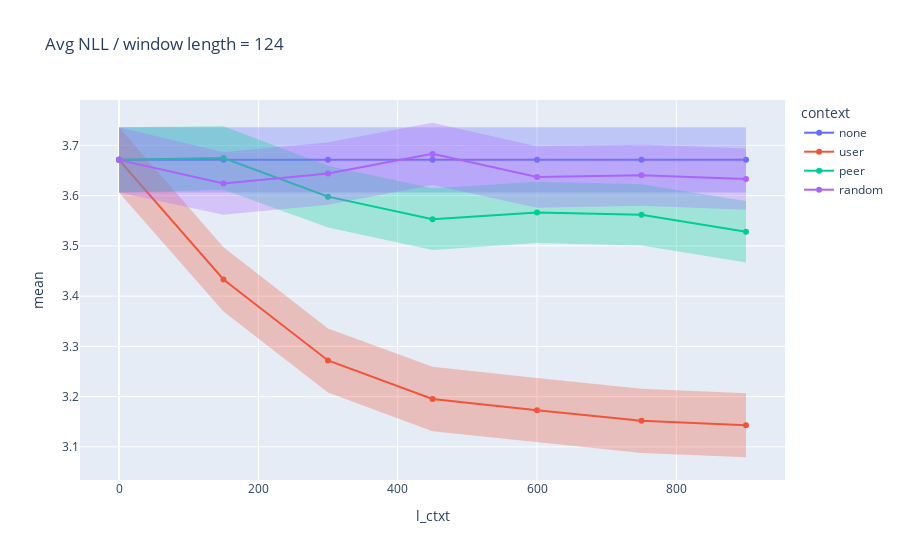

Notebook source saved alongside this figure:
### Markdown cell above
### Vary context length

### Code cell
line(data_frame=context_len_results, x="l_ctxt", y="mean", error_y="ci", error_y_mode='bands', color="context", markers=True, hover_data=["ci"], title="Avg NLL / window length = 124")

### Figure 1 — Plotly figure (JSON) as saved in the notebook; plotly's stock layout.template omitted (floating-point values rounded to 4 significant figures)
{"data": [{"fill": "toself", "fillcolor": "rgba(99,110,250,.3)", "hoverinfo": "skip", "legendgroup": "none", "line": {"color": "rgba(255,255,255,0)"}, "showlegend": false, "type": "scatter", "x": [0, 150, 300, 450, 600, 750, 900, 900, 750, 600, 450, 300, 150, 0], "xaxis": "x", "y": [3.736, 3.736, 3.736, 3.736, 3.736, 3.736, 3.736, 3.606, 3.606, 3.606, 3.606, 3.606, 3.606, 3.606], "yaxis": "y"}, {"customdata": [[0.06495], [0.06495], [0.06495], [0.06495], [0.06495], [0.06495], [0.06495]], "hovertemplate": "context=none<br>l_ctxt=%{x}<br>mean=%{y}<br>ci=%{customdata[0]}<extra></extra>", "legendgroup": "none", "line": {"color": "#636efa", "dash": "solid"}, "marker": {"symbol": "circle"}, "mode": "lines+markers", "name": "none", "orientation": "v", "showlegend": true, "type": "scatter", "x": [0, 150, 300, 450, 600, 750, 900], "xaxis": "x", "y": [3.671, 3.671, 3.671, 3.671, 3.671, 3.671, 3.671], "yaxis": "y"}, {"fill": "toself", "fillcolor": "rgba(239,85,59,.3)", "hoverinfo": "skip", "legendgroup": "user", "line": {"color": "rgba(255,255,255,0)"}, "showlegend": false, "type": "scatter", "x": [0, 150, 300, 450, 600, 750, 900, 900, 750, 600, 450, 300, 150, 0], "xaxis": "x", "y": [3.736, 3.497, 3.336, 3.26, 3.237, 3.216, 3.207, 3.079, 3.088, 3.109, 3.131, 3.208, 3.369, 3.606], "yaxis": "y"}, {"customdata": [[0.06495], [0.06392], [0.06376], [0.06425], [0.06412], [0.06415], [0.06364]], "hovertemplate": "context=user<br>l_ctxt=%{x}<br>mean=%{y}<br>ci=%{customdata[0]}<extra></extra>", "legendgroup": "user", "line": {"color": "#EF553B", "dash": "solid"}, "marker": {"symbol": "circle"}, "mode": "lines+markers", "name": "user", "orientation": "v", "showlegend": true, "type": "scatter", "x": [0, 150, 300, 450, 600, 750, 900], "xaxis": "x", "y": [3.671, 3.433, 3.272, 3.195, 3.173, 3.152, 3.143], "yaxis": "y"}, {"fill": "toself", "fillcolor": "rgba(0,204,150,.3)", "hoverinfo": "skip", "legendgroup": "peer", "line": {"color": "rgba(255,255,255,0)"}, "showlegend": false, "type": "scatter", "x": [0, 150, 300, 450, 600, 750, 900, 900, 750, 600, 450, 300, 150, 0], "xaxis": "x", "y": [3.736, 3.738, 3.659, 3.615, 3.628, 3.623, 3.589, 3.467, 3.501, 3.505, 3.492, 3.537, 3.612, 3.606], "yaxis": "y"}, {"customdata": [[0.06495], [0.06329], [0.06147], [0.06138], [0.06113], [0.06111], [0.06105]], "hovertemplate": "context=peer<br>l_ctxt=%{x}<br>mean=%{y}<br>ci=%{customdata[0]}<extra></extra>", "legendgroup": "peer", "line": {"color": "#00cc96", "dash": "solid"}, "marker": {"symbol": "circle"}, "mode": "lines+markers", "name": "peer", "orientation": "v", "showlegend": true, "type": "scatter", "x": [0, 150, 300, 450, 600, 750, 900], "xaxis": "x", "y": [3.671, 3.675, 3.598, 3.553, 3.567, 3.562, 3.528], "yaxis": "y"}, {"fill": "toself", "fillcolor": "rgba(171,99,250,.3)", "hoverinfo": "skip", "legendgroup": "random", "line": {"color": "rgba(255,255,255,0)"}, "showlegend": false, "type": "scatter", "x": [0, 150, 300, 450, 600, 750, 900, 900, 750, 600, 450, 300, 150, 0], "xaxis": "x", "y": [3.736, 3.686, 3.706, 3.745, 3.698, 3.702, 3.694, 3.572, 3.58, 3.576, 3.621, 3.582, 3.562, 3.606], "yaxis": "y"}, {"customdata": [[0.06495], [0.06222], [0.06218], [0.06196], [0.06122], [0.06091], [0.06114]], "hovertemplate": "context=random<br>l_ctxt=%{x}<br>mean=%{y}<br>ci=%{customdata[0]}<extra></extra>", "legendgroup": "random", "line": {"color": "#ab63fa", "dash": "solid"}, "marker": {"symbol": "circle"}, "mode": "lines+markers", "name": "random", "orientation": "v", "showlegend": true, "type": "scatter", "x": [0, 150, 300, 450, 600, 750, 900], "xaxis": "x", "y": [3.671, 3.624, 3.644, 3.683, 3.637, 3.641, 3.633], "yaxis": "y"}], "layout": {"legend": {"title": {"text": "context"}, "tracegroupgap": 0}, "title": {"text": "Avg NLL / window length = 124"}, "xaxis": {"anchor": "y", "domain": [0, 1], "title": {"text": "l_ctxt"}}, "yaxis": {"anchor": "x", "domain": [0, 1], "title": {"text": "mean"}}}}
